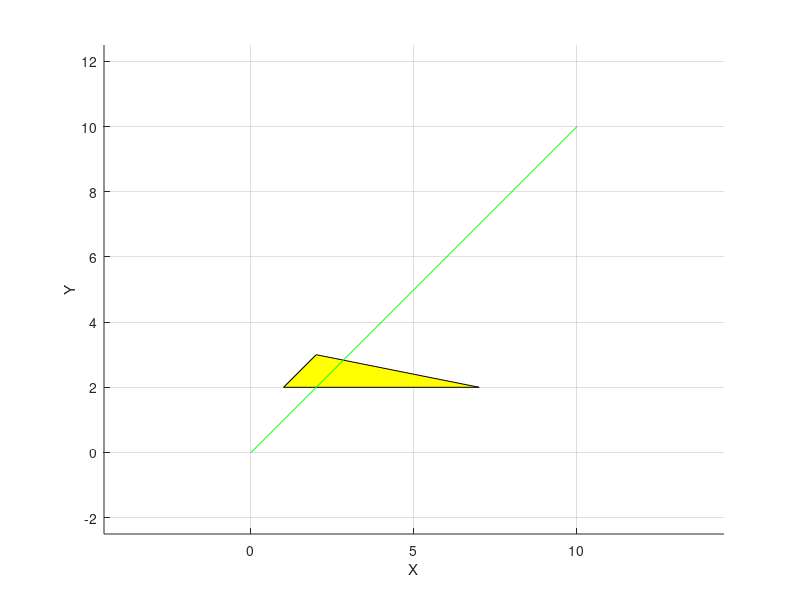

Recreate this plot in MATLAB. (Note: this script raises an error after producing the figure.)
clc;
clear;
close all;
% 测试辅助函数

%% test ggneratrix
plane=@(x,y,z) x+2*y+3*z+4;
[X,Y]=meshgrid(-20:0.25:20);
[m,n]=size(X);
init = zeros(m,n);
Z = (-4-X-2*Y)/3;
% mesh(X,Y,Z)
j1 = [0 0 10];
j2 = [10 10 0];
R = 5;
vertexes = [1 2 -3;2 3 -4;7 2 -5];
patch(vertexes([1,2,3],1),vertexes([1,2,3],2),vertexes([1,2,3],3),'y');
xlabel('X')
ylabel('Y')
zlabel('Z')
axis on
grid on
axis equal
hold on
plot3([j1(1),j2(1)],[j1(2),j2(2)],[j1(3),j2(3)],'g');
[j1g,j2g] = ggeneratrix(j1,j2,vertexes,R);
plot3([j1g(1),j2g(1)],[j1g(2),j2g(2)],[j1g(3),j2g(3)],'r--');
%% test projToPlane
a=1;
b=2;
c=3;
d=4;
j1gp = projToPlane(j1g, a, b, c, d);
j2gp = projToPlane(j2g, a, b, c, d);

%% test inPlane
for i = 0:0.2:1
    if ~inPlane(j1gp+(j2gp-j1gp)*i,vertexes)
        error("算法有误，请仔细检查")
    end
end
%% test lineIntersect
% 与障碍平面有两个交点的情况
vertexes = [vertexes; vertexes(1, :)];
intersection = [];
intersectEdgeS = [];
intersectEdgeE = [];
Nnum = 0;

for i = 1:size(vertexes, 1) - 1
    if Nnum == inf
        break
    end
    [num,inters] = lineIntersect(j1gp, j2gp, vertexes(i, :), ...
        vertexes(i + 1, :));
    if num > 0
        Nnum = Nnum + num;
        intersection = [intersection;inters];
        intersectEdgeS = [intersectEdgeS;vertexes(i,:)];
        intersectEdgeE = [intersectEdgeE;vertexes(i+1,:)];
    end
end
disp(['交点个数：',size(intersection,1)]);
plot3(intersection(:,1),intersection(:,2),intersection(:,3),'mo')
plot3([intersectEdgeS(1,1),intersectEdgeE(1,1)],[intersectEdgeS(1,2),intersectEdgeE(1,2)],...
    [intersectEdgeS(1,3),intersectEdgeE(1,3)],'-ro')
plot3([intersectEdgeS(2,1),intersectEdgeE(2,1)],[intersectEdgeS(2,2),intersectEdgeE(2,2)],...
    [intersectEdgeS(2,3),intersectEdgeE(2,3)],'-ro')

% 与障碍平面有无数交点的情况（与牟边重合）
j1gp = [0 1 -2];
j2gp = [3 4 -5];
plot3([j1gp(1),j2gp(1)],[j1gp(2),j2gp(2)],[j1gp(3),j2gp(3)],'r--');

intersection = [];
intersectEdgeS = [];
intersectEdgeE = [];
Nnum = 0;

for i = 1:size(vertexes, 1) - 1
    if Nnum == inf
        break
    end
    [num,inters] = lineIntersect(j1gp, j2gp, vertexes(i, :), ...
        vertexes(i + 1, :));
    if num > 0
        Nnum = Nnum + num;
        intersection = [intersection;inters];
        intersectEdgeS = [intersectEdgeS;vertexes(i,:)];
        intersectEdgeE = [intersectEdgeE;vertexes(i+1,:)];
    end
end
disp(['交点个数：',size(intersection,1)]);
plot3(intersection(:,1),intersection(:,2),intersection(:,3),'mo')
plot3([intersectEdgeS(1,1),intersectEdgeE(1,1)],[intersectEdgeS(1,2),intersectEdgeE(1,2)],...
    [intersectEdgeS(1,3),intersectEdgeE(1,3)],'-ro')

